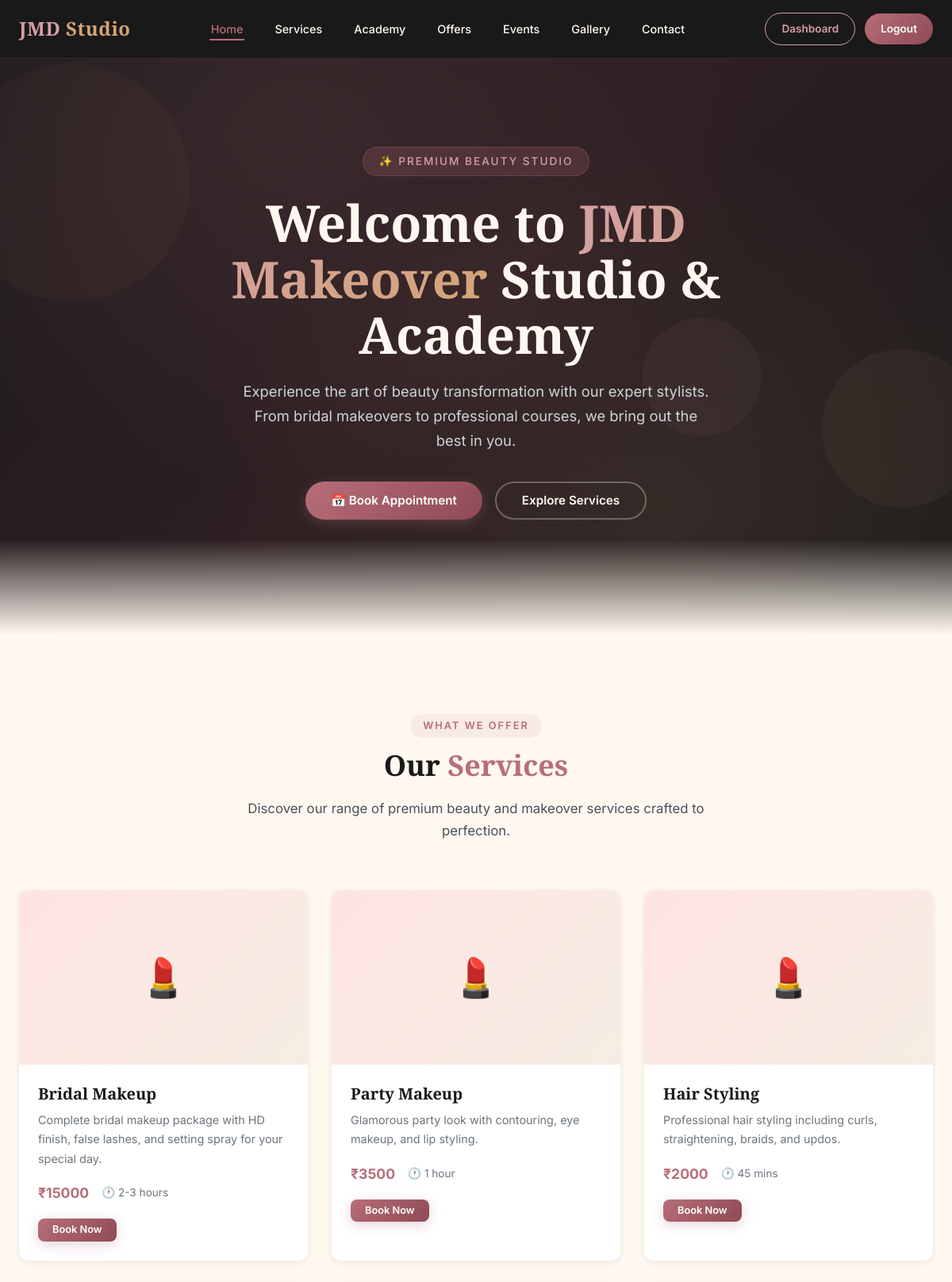
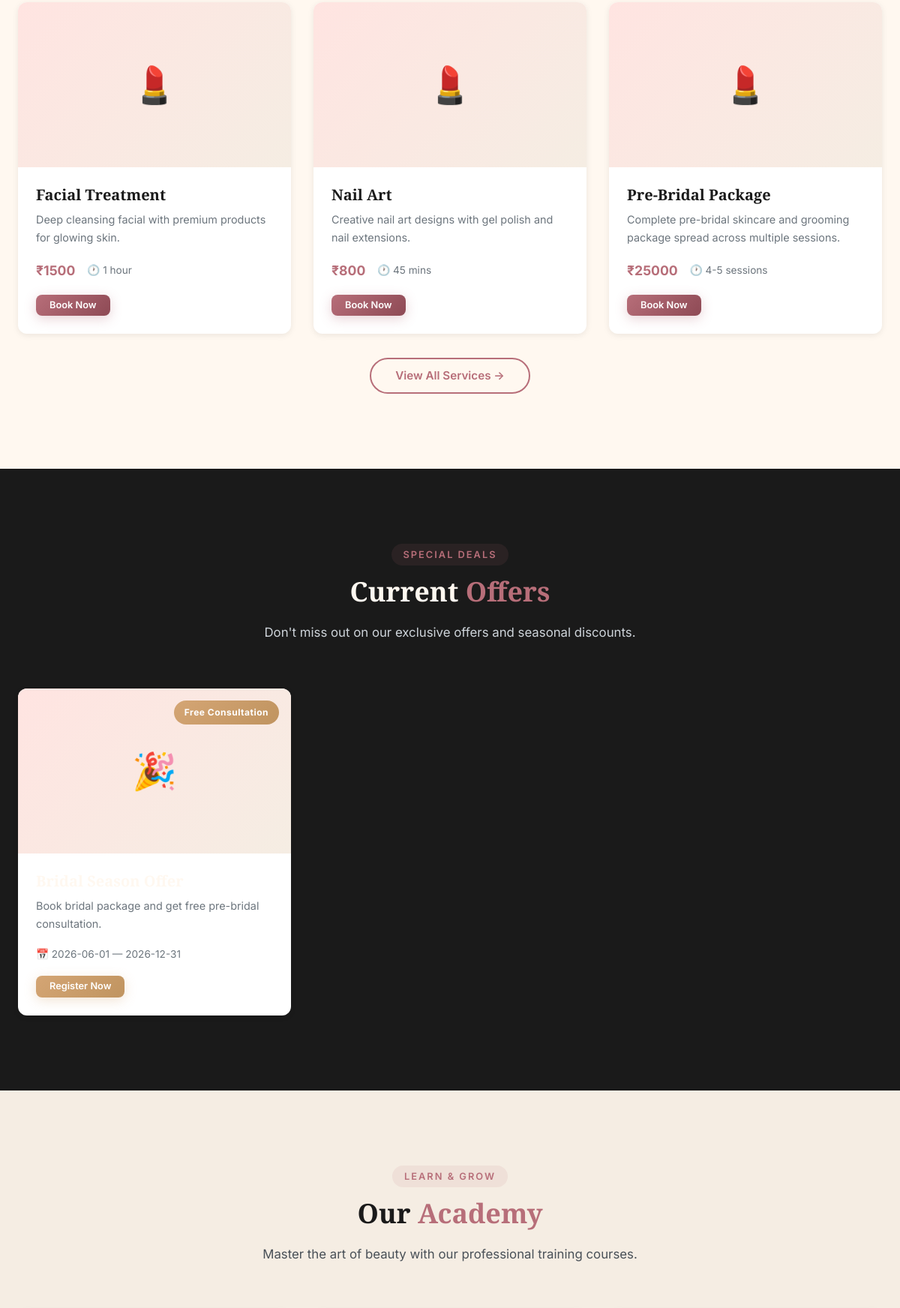
The page / (signed in, upper part) on the database its author committed (2 pictures, top to bottom).
### tables this page shows
CREATE TABLE services (
        id INTEGER PRIMARY KEY AUTOINCREMENT,
        name TEXT NOT NULL,
        description TEXT,
        price REAL,
        duration TEXT,
        image TEXT,
        is_active INTEGER DEFAULT 1
    );

CREATE TABLE offers (
        id INTEGER PRIMARY KEY AUTOINCREMENT,
        title TEXT NOT NULL,
        description TEXT,
        discount TEXT,
        start_date TEXT,
        end_date TEXT,
        image TEXT,
        is_active INTEGER DEFAULT 1,
        created_at TIMESTAMP DEFAULT CURRENT_TIMESTAMP
    );

### app.py (the view)
@app.route('/')
def home():
    db = get_db()
    services = db.execute('SELECT * FROM services WHERE is_active = 1 LIMIT 6').fetchall()
    courses = db.execute('SELECT * FROM courses WHERE is_active = 1 LIMIT 4').fetchall()
    today = date.today().isoformat()
    offers = db.execute('SELECT * FROM offers WHERE is_active = 1 AND end_date >= ? LIMIT 3', (today,)).fetchall()
    upcoming_events = db.execute('SELECT * FROM events WHERE is_active = 1 AND event_date >= ? ORDER BY event_date ASC LIMIT 3', (today,)).fetchall()
    return render_template('home.html', services=services, courses=courses, offers=offers, events=upcoming_events)

### app.py (called while the page is built)
def get_db():
    if 'db' not in g:
        g.db = sqlite3.connect(DB_NAME)
        g.db.row_factory = sqlite3.Row
    return g.db

def get_settings():
    db = get_db()
    rows = db.execute('SELECT key, value FROM site_settings').fetchall()
    return {row['key']: row['value'] for row in rows}

@app.context_processor
def inject_user():
    user = None
    unread_count = 0
    if 'user_id' in session:
        db = get_db()
        user = db.execute('SELECT * FROM users WHERE id = ?', (session['user_id'],)).fetchone()
        unread_count = db.execute('SELECT COUNT(*) FROM notifications WHERE user_id = ? AND is_read = 0',
                                  (session['user_id'],)).fetchone()[0]
    settings = get_settings()
    return dict(current_user=user, unread_count=unread_count, site=settings)

### templates/home.html (shortened to what this page needs)
{% extends 'base.html' %}
{% block content %}
<section class="hero" id="hero">
    <div class="hero-shape hero-shape-1"></div>
    <div class="hero-shape hero-shape-2"></div>
    <div class="hero-shape hero-shape-3"></div>
    <div class="hero-content">
        <div class="hero-badge">✨ Premium Beauty Studio</div>
        <h1>Welcome to <span>JMD Makeover</span> Studio & Academy</h1>
        <p>Experience the art of beauty transformation with our expert stylists. From bridal makeovers to professional courses, we bring out the best in you.</p>
        <div class="hero-buttons">
            <a href="{{ url_for('book_appointment') }}" class="btn btn-primary">📅 Book Appointment</a>
            <a href="{{ url_for('services') }}" class="btn btn-secondary">Explore Services</a>
        </div>
    </div>
</section>
<section class="section" id="services-preview">
    <div class="container">
        <div class="section-header">
            <span class="section-tag">What We Offer</span>
            <h2>Our <span>Services</span></h2>
            <p>Discover our range of premium beauty and makeover services crafted to perfection.</p>
        </div>
        <div class="card-grid">
            {% for service in services %}
            <div class="card">
                <div class="card-image">
                    {% if service.image %}
                    <img src="{{ url_for('static', filename='uploads/' + service.image) }}" alt="{{ service.name }}">
                    {% else %}
                    <span class="placeholder-icon">💄</span>
                    {% endif %}
                </div>
                <div class="card-body">
                    <h3>{{ service.name }}</h3>
                    <p>{{ service.description[:100] }}{% if service.description|length > 100 %}...{% endif %}</p>
                    <div class="card-meta">
                        <span class="price">₹{{ "%.0f"|format(service.price) }}</span>
                        <span>🕐 {{ service.duration }}</span>
                    </div>
                    <a href="{{ url_for('book_appointment') }}" class="btn btn-primary btn-sm">Book Now</a>
                </div>
            </div>
            {% endfor %}
        </div>
        {% if services %}
        <div class="text-center mt-4">
            <a href="{{ url_for('services') }}" class="btn btn-outline">View All Services →</a>
        </div>
        {% endif %}
    </div>
</section>
{% if offers %}
<section class="section section-dark" id="offers-preview">
    <div class="container">
        <div class="section-header">
            <span class="section-tag">Special Deals</span>
            <h2>Current <span>Offers</span></h2>
            <p>Don't miss out on our exclusive offers and seasonal discounts.</p>
        </div>
        <div class="card-grid card-grid-3">
            {% for offer in offers %}
            <div class="card">
                <div class="card-badge card-badge-gold">{{ offer.discount }}</div>
                <div class="card-image">
                    {% if offer.image %}
                    <img src="{{ url_for('static', filename='uploads/' + offer.image) }}" alt="{{ offer.title }}">
                    {% else %}
                    <span class="placeholder-icon">🎉</span>
                    {% endif %}
                </div>
                <div class="card-body">
                    <h3>{{ offer.title }}</h3>
                    <p>{{ offer.description }}</p>
                    <div class="card-meta">
                        <span>📅 {{ offer.start_date }} — {{ offer.end_date }}</span>
                    </div>
                    {% if current_user %}
                    <form action="{{ url_for('register_offer', id=offer.id) }}" method="POST" style="display:inline;">
                        <button type="submit" class="btn btn-gold btn-sm">Register Now</button>
                    </form>
                    {% else %}
                    <a href="{{ url_for('login') }}" class="btn btn-gold btn-sm">Login to Register</a>
                    {% endif %}
                </div>
            </div>
            {% endfor %}
        </div>
    </div>
</section>
{% endif %}
{% if courses %}
<section class="section section-alt" id="academy-preview">
    <div class="container">
        <div class="section-header">
            <span class="section-tag">Learn & Grow</span>
            <h2>Our <span>Academy</span></h2>
            <p>Master the art of beauty with our professional training courses.</p>
        </div>
    </div>
</section>
{% endif %}
{% endblock %}

### rows shown on the page
services: name "Bridal Makeup", description "Complete bridal makeup package with HD finish, false lashes, and setting spray for your special day.", price "15000", duration "2-3 hours"
services: name "Party Makeup", description "Glamorous party look with contouring, eye makeup, and lip styling.", price "3500", duration "1 hour"
services: name "Hair Styling", description "Professional hair styling including curls, straightening, braids, and updos.", price "2000", duration "45 mins"
services: name "Facial Treatment", description "Deep cleansing facial with premium products for glowing skin.", price "1500", duration "1 hour"
services: name "Nail Art", description "Creative nail art designs with gel polish and nail extensions.", price "800", duration "45 mins"
services: name "Pre-Bridal Package", description "Complete pre-bridal skincare and grooming package spread across multiple sessions.", price "25000", duration "4-5 sessions"
offers: discount "Free Consultation", description "Book bridal package and get free pre-bridal consultation.", start_date "2026-06-01", end_date "2026-12-31"
